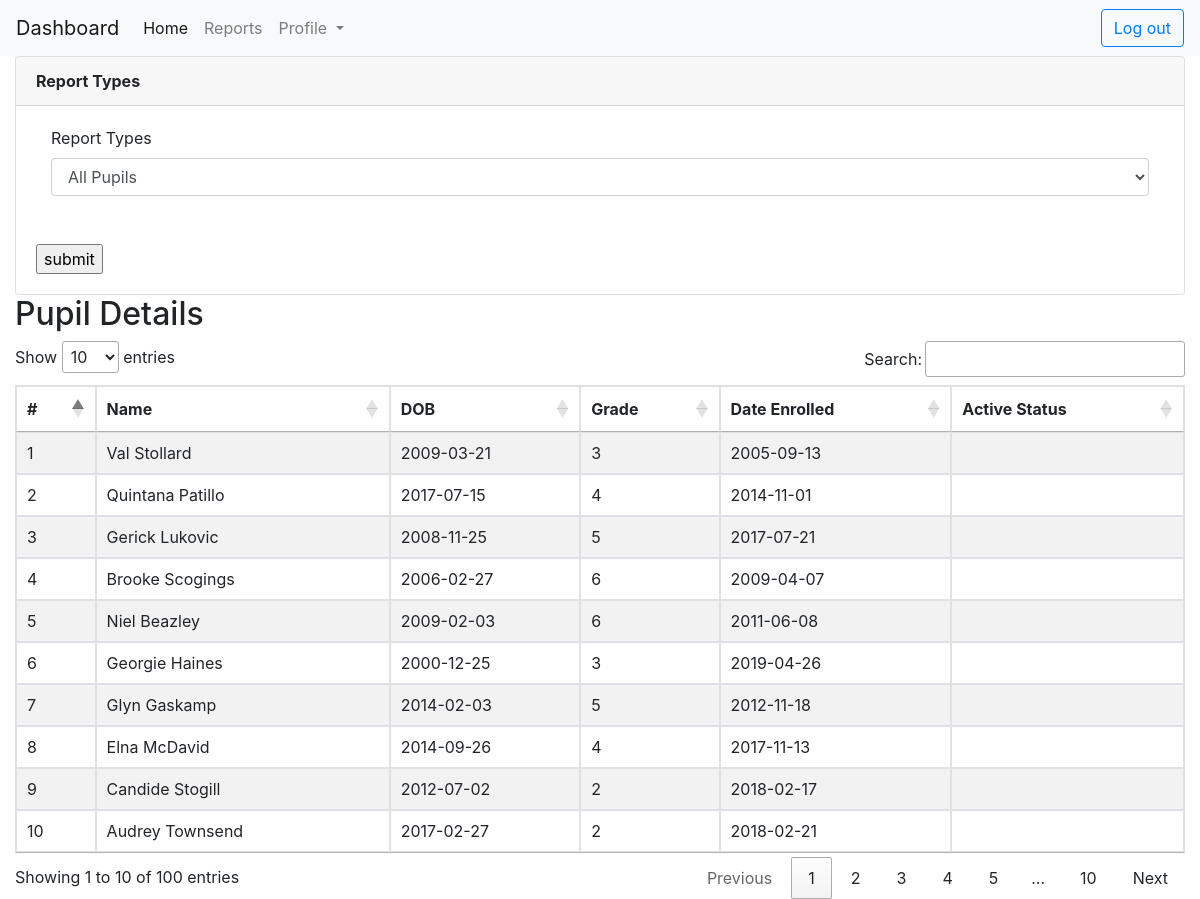
/admin/reports.php (signed in), run on the app's committed database.
### tables this page shows
CREATE TABLE `pupil` (
  `pupilID` int(11) NOT NULL,
  `pupilName` varchar(50) NOT NULL,
  `parentID` int(11) NOT NULL,
  `dateOfBirth` varchar(10) NOT NULL,
  `grade` int(11) NOT NULL,
  `yearStarted` varchar(20) NOT NULL,
  `dateModified` date DEFAULT NULL,
  `activeStatus` varchar(20) DEFAULT 'active'
);

### admin/reports.php (the view, shortened to what this page needs)
<?php
  require_once "../includes/config.php";
?>
<!DOCTYPE html>
<html lang="en">
<head>
    <link rel="stylesheet" href="https://cdn.datatables.net/1.10.20/css/jquery.dataTables.min.css">
<link href="https://cdnjs.cloudflare.com/ajax/libs/select2/4.0.6-rc.0/css/select2.min.css" rel="stylesheet" />
</head>
<body>
<?php
require_once '../includes/navbar_header.php';
?>
    <div class="wrapper">
        <div class="container-fluid">
            <div class="row">
                <div class="col-md-12">
                <div class="card">
                    <div class="card-header">
                        <strong class="card-title">Report Types</strong>
                    </div>
                    <div class="card-body">
                    <form action="generate.php" method="POST">
                        <div class="col-sm-12">
                            <label>Report Types</label>
                            <select class="form-control" name="reportType" onChange="reportSelect(this)">
                                <option id="allPupils" value="allPupils"> All Pupils</option>
                            </select>
                        </div>
                        <br>
                    <br>
                        <input type="submit" value="submit"/>
                    </form>
                    </div>
                </div>
                    <div class="page-header clearfix">
                        <h2 class="pull-left">Pupil Details</h2>
                    </div>
                    <?php
                    $sql = "SELECT * FROM pupil ";
                    if($result = $mysqli->query($sql)){
                        if($result->num_rows > 0){
                            echo "<table id='myTable'  class='table table-bordered table-striped'>";
                                echo "<thead>";
                                    echo "<tr>";
                                        echo "<th>#</th>";
                                        echo "<th>Name</th>";
                                        echo "<th>DOB</th>";
                                        echo "<th>Grade</th>";
                                        echo "<th>Date Enrolled</th>";
                                        echo "<th>Active Status</th>";
                                    echo "</tr>";
                                echo "</thead>";
                                echo "<tbody>";
                                while($row = $result->fetch_array()){
                                    echo "<tr>";
                                        echo "<td>" . $row['pupilID'] . "</td>";
                                        echo "<td>" . $row['pupilName'] . "</td>";
                                        echo "<td>" . $row['dateOfBirth'] . "</td>";
                                        echo "<td>" . $row['grade'] . "</td>";
                                        echo "<td>" . $row['yearStarted'] . "</td>";
                                        echo "<td>";
                                        echo "</td>";
                                    echo "</tr>";
                                }
                                echo "</tbody>";
                            echo "</table>";
                        } else{
                            echo "<p class='lead'><em>No records were found.</em></p>";
                        }
                    } else{
                        echo "ERROR: Could not able to execute $sql. " . $mysqli->error;
                    }
                    ?>
                </div>
            </div>
        </div>
    </div>
</body>
</html>

### data on the page
pupil: pupilID "1", pupilName "Val Stollard", dateOfBirth "2009-03-21", grade "3", yearStarted "2005-09-13"
pupil: pupilID "2", pupilName "Quintana Patillo", dateOfBirth "2017-07-15", grade "4", yearStarted "2014-11-01"
pupil: pupilID "3", pupilName "Gerick Lukovic", dateOfBirth "2008-11-25", grade "5", yearStarted "2017-07-21"
pupil: pupilID "4", pupilName "Brooke Scogings", dateOfBirth "2006-02-27", grade "6", yearStarted "2009-04-07"
pupil: pupilID "5", pupilName "Niel Beazley", dateOfBirth "2009-02-03", grade "6", yearStarted "2011-06-08"
pupil: pupilID "6", pupilName "Georgie Haines", dateOfBirth "2000-12-25", grade "3", yearStarted "2019-04-26"
pupil: pupilID "7", pupilName "Glyn Gaskamp", dateOfBirth "2014-02-03", grade "5", yearStarted "2012-11-18"
pupil: pupilID "8", pupilName "Elna McDavid", dateOfBirth "2014-09-26", grade "4", yearStarted "2017-11-13"
pupil: pupilID "9", pupilName "Candide Stogill", dateOfBirth "2012-07-02", grade "2", yearStarted "2018-02-17"
pupil: pupilID "10", pupilName "Audrey Townsend", dateOfBirth "2017-02-27", grade "2", yearStarted "2018-02-21"
